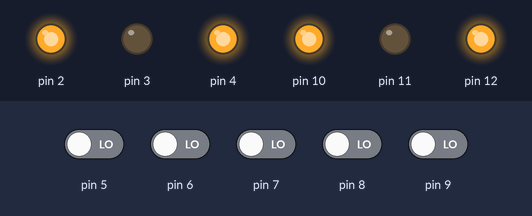
The sketch below on a simulated Arduino Uno, built with avr-gcc and run on an emulated ATmega328P. Shown: output pins drawn as LEDs (lit = HIGH). The test bench sets the inputs (shaded band); at power-on: pin 5–9 LOW. What the sketch prints to the serial monitor is not drawn.

Above: at 15.2 s.
15.3 s: pin 5 driven HIGH
At 15.7 s:
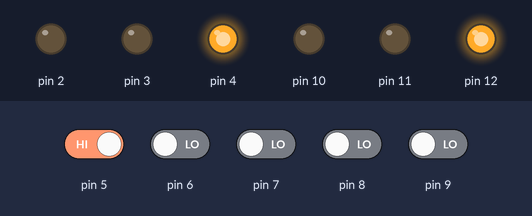
16.8 s: pin 6 driven HIGH
At 19.2 s:
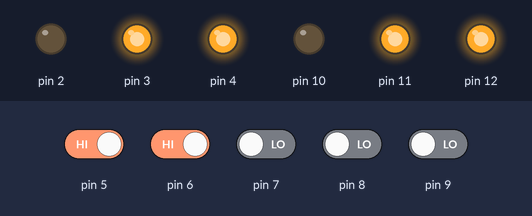
19.8 s: pin 7 driven HIGH
At 22.5 s:
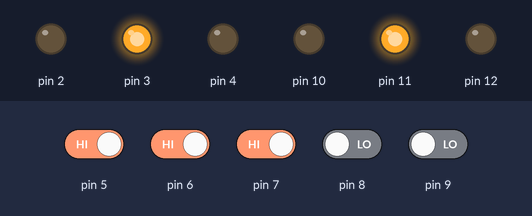
22.8 s: pin 8 driven HIGH
At 25.0 s:
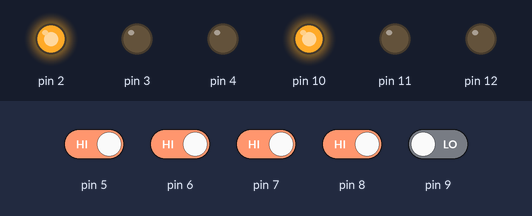
25.8 s: pin 9 driven HIGH
At 28.4 s:
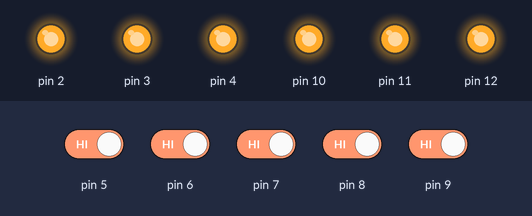
28.8 s: pin 5 driven LOW
At 30.7 s:
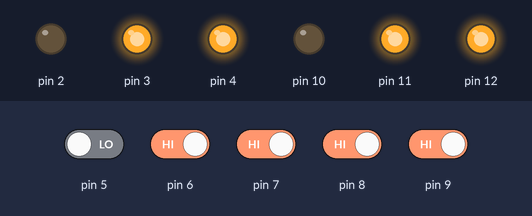
Timing chart, 0 to 32.2 s (numbered marks = the images above; inputs shaded):
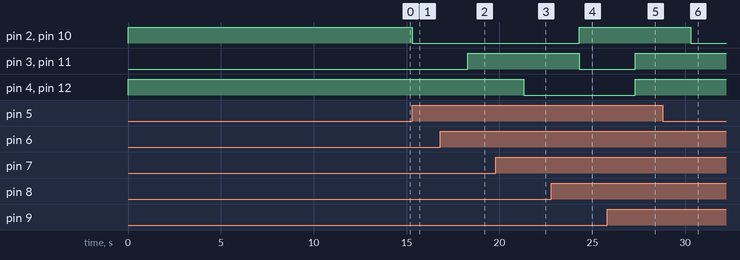

Measured:
- after the input at 15.3 s, pin 2, pin 10: HIGH → LOW at once
- after the input at 16.8 s, pin 3, pin 11: LOW → HIGH after 1.5 s
- after the input at 19.8 s, pin 3, pin 11: stays HIGH (without the input it goes to LOW after 1.5 s); pin 4, pin 12: HIGH → LOW after 1.5 s
- after the input at 22.8 s, pin 2, pin 10: LOW → HIGH after 1.5 s; pin 4, pin 12: stays LOW (without the input it goes to HIGH after 1.5 s)
- after the input at 25.8 s, pin 2, pin 10: stays HIGH (without the input it goes to LOW after 1.5 s); pin 3, pin 11: LOW → HIGH after 1.5 s
- after the input at 28.8 s, pin 3, pin 11: stays HIGH (without the input it goes to LOW after 1.5 s)

The sketch:

codeEMMA.ino
```cpp
//EMMA (Educational Multilingual Mentor Assistant)

void setup() {
  Serial.begin(9600);
  Serial.print("hi");

  pinMode(2,OUTPUT);
  pinMode(3,OUTPUT);
  pinMode(4,OUTPUT);
  pinMode(5,INPUT);
  pinMode(6,INPUT);
  pinMode(7,INPUT);
  pinMode(8,INPUT);
  pinMode(9,INPUT);
  pinMode(10,OUTPUT);
  pinMode(11,OUTPUT);
  pinMode(12,OUTPUT);
  digitalWrite(2,HIGH);
  digitalWrite(3,LOW);
  digitalWrite(4,HIGH);
  digitalWrite(10,HIGH);
  digitalWrite(11,LOW);
  digitalWrite(12,HIGH);
  delay(14000);
}

void loop() {
  //red
  int pinsRojo = digitalRead(5);
  if (pinsRojo == HIGH) {
    digitalWrite(2,LOW);
    digitalWrite(3,LOW);
    digitalWrite(4,HIGH);
    digitalWrite(10,LOW);
    digitalWrite(11,LOW);
    digitalWrite(12,HIGH);
    Serial.print("rojo");
    delay(3000);
    digitalWrite(4,LOW);
    digitalWrite(12,LOW);
   }
   //yellow
  int pinsAmarillo = digitalRead(6);
  if (pinsAmarillo == HIGH) {
    digitalWrite(2,LOW);
    digitalWrite(3,HIGH);
    digitalWrite(4,HIGH);
    digitalWrite(10,LOW);
    digitalWrite(11,HIGH);
    digitalWrite(12,HIGH);
    Serial.print("amarillo");
    delay(3000);
    digitalWrite(4,LOW);
    digitalWrite(12,LOW);
    digitalWrite(3,LOW);
    digitalWrite(11,LOW);
   }
   //green
  int pinsVerde = digitalRead(7);
  if (pinsVerde == HIGH) {
    digitalWrite(2,LOW);
    digitalWrite(3,HIGH);
    digitalWrite(4,LOW);
    digitalWrite(10,LOW);
    digitalWrite(11,HIGH);
    digitalWrite(12,LOW);
    Serial.print("verde");
    delay(3000);
    digitalWrite(3,LOW);
    digitalWrite(11,LOW);
   }
   //blue
  int pinsAzul = digitalRead(8);
  if (pinsAzul == HIGH) {
    digitalWrite(2,HIGH);
    digitalWrite(3,LOW);
    digitalWrite(4,LOW);
    digitalWrite(10,HIGH);
    digitalWrite(11,LOW);
    digitalWrite(12,LOW);
    Serial.print("azul");
    delay(3000);
    digitalWrite(2,LOW);
    digitalWrite(10,LOW);
   }
   //white
  int pinsBlanco = digitalRead(9);
  if (pinsBlanco == HIGH) {
    digitalWrite(2,HIGH);
    digitalWrite(3,HIGH);
    digitalWrite(4,HIGH);
    digitalWrite(10,HIGH);
    digitalWrite(11,HIGH);
    digitalWrite(12,HIGH);
    Serial.print("blanco");
    delay(3000);
    digitalWrite(2,LOW);
    digitalWrite(3,LOW);
    digitalWrite(4,LOW);
    digitalWrite(10,LOW);
    digitalWrite(11,LOW);
    digitalWrite(12,LOW);
   }
   Serial.flush();
}
```
